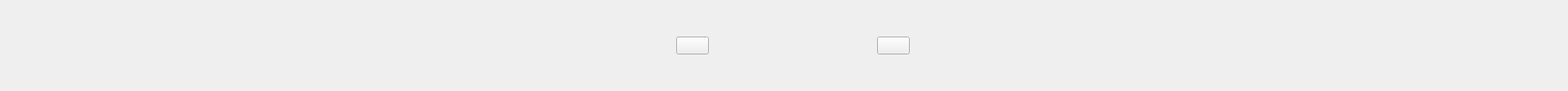
<?xml version="1.0" encoding="UTF-8"?>
<ui version="4.0">
 <class>ButtonGroup</class>
 <widget class="QWidget" name="ButtonGroup">
  <property name="enabled">
   <bool>true</bool>
  </property>
  <property name="geometry">
   <rect>
    <x>0</x>
    <y>0</y>
    <width>1920</width>
    <height>112</height>
   </rect>
  </property>
  <property name="minimumSize">
   <size>
    <width>1920</width>
    <height>90</height>
   </size>
  </property>
  <property name="maximumSize">
   <size>
    <width>1942</width>
    <height>112</height>
   </size>
  </property>
  <property name="windowTitle">
   <string>Form</string>
  </property>
  <layout class="QHBoxLayout" name="horizontalLayout">
   <item>
    <widget class="QStackedWidget" name="stackedWidget">
     <property name="minimumSize">
      <size>
       <width>1920</width>
       <height>90</height>
      </size>
     </property>
     <property name="currentIndex">
      <number>2</number>
     </property>
     <widget class="QWidget" name="beginPage">
      <layout class="QHBoxLayout" name="horizontalLayout_2">
       <item>
        <spacer name="horizontalSpacer">
         <property name="orientation">
          <enum>Qt::Horizontal</enum>
         </property>
         <property name="sizeHint" stdset="0">
          <size>
           <width>462</width>
           <height>20</height>
          </size>
         </property>
        </spacer>
       </item>
       <item>
        <widget class="MyPushButton" name="start">
         <property name="text">
          <string/>
         </property>
        </widget>
       </item>
       <item>
        <spacer name="horizontalSpacer_2">
         <property name="orientation">
          <enum>Qt::Horizontal</enum>
         </property>
         <property name="sizeHint" stdset="0">
          <size>
           <width>461</width>
           <height>20</height>
          </size>
         </property>
        </spacer>
       </item>
      </layout>
     </widget>
     <widget class="QWidget" name="prePage"/>
     <widget class="QWidget" name="playPage">
      <layout class="QHBoxLayout" name="horizontalLayout_3">
       <item>
        <spacer name="horizontalSpacer_3">
         <property name="orientation">
          <enum>Qt::Horizontal</enum>
         </property>
         <property name="sizeHint" stdset="0">
          <size>
           <width>307</width>
           <height>20</height>
          </size>
         </property>
        </spacer>
       </item>
       <item>
        <widget class="MyPushButton" name="pass">
         <property name="text">
          <string/>
         </property>
        </widget>
       </item>
       <item>
        <spacer name="horizontalSpacer_5">
         <property name="orientation">
          <enum>Qt::Horizontal</enum>
         </property>
         <property name="sizeType">
          <enum>QSizePolicy::Fixed</enum>
         </property>
         <property name="sizeHint" stdset="0">
          <size>
           <width>200</width>
           <height>20</height>
          </size>
         </property>
        </spacer>
       </item>
       <item>
        <widget class="MyPushButton" name="playhand">
         <property name="text">
          <string/>
         </property>
        </widget>
       </item>
       <item>
        <spacer name="horizontalSpacer_4">
         <property name="orientation">
          <enum>Qt::Horizontal</enum>
         </property>
         <property name="sizeHint" stdset="0">
          <size>
           <width>306</width>
           <height>20</height>
          </size>
         </property>
        </spacer>
       </item>
      </layout>
     </widget>
    </widget>
   </item>
  </layout>
 </widget>
 <customwidgets>
  <customwidget>
   <class>MyPushButton</class>
   <extends>QPushButton</extends>
   <header>mypushbutton.h</header>
  </customwidget>
 </customwidgets>
 <resources/>
 <connections/>
</ui>
